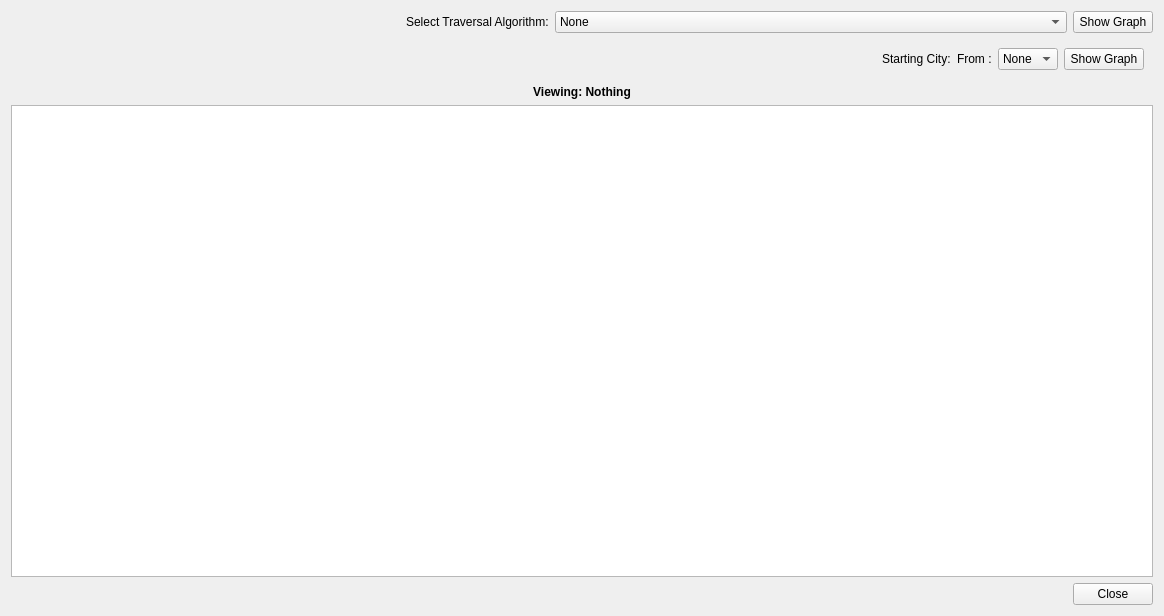
<?xml version="1.0" encoding="UTF-8"?>
<ui version="4.0">
 <class>GraphAlgorithmViewWidget</class>
 <widget class="QWidget" name="GraphAlgorithmViewWidget">
  <property name="geometry">
   <rect>
    <x>0</x>
    <y>0</y>
    <width>1164</width>
    <height>616</height>
   </rect>
  </property>
  <property name="windowTitle">
   <string>Graph Utility</string>
  </property>
  <property name="windowIcon">
   <iconset resource="Resources.qrc">
    <normaloff>:/window_icons/windowicons/graph_icon.png</normaloff>:/window_icons/windowicons/graph_icon.png</iconset>
  </property>
  <layout class="QVBoxLayout" name="verticalLayout">
   <item>
    <layout class="QHBoxLayout" name="horizontalLayout">
     <item>
      <spacer name="horizontalSpacer_3">
       <property name="orientation">
        <enum>Qt::Horizontal</enum>
       </property>
       <property name="sizeHint" stdset="0">
        <size>
         <width>40</width>
         <height>20</height>
        </size>
       </property>
      </spacer>
     </item>
     <item>
      <widget class="QLabel" name="label_2">
       <property name="text">
        <string>Select Traversal Algorithm:</string>
       </property>
      </widget>
     </item>
     <item>
      <widget class="QComboBox" name="algo_comboBox">
       <property name="minimumSize">
        <size>
         <width>512</width>
         <height>0</height>
        </size>
       </property>
       <property name="maximumSize">
        <size>
         <width>512</width>
         <height>16777215</height>
        </size>
       </property>
       <item>
        <property name="text">
         <string>None</string>
        </property>
       </item>
       <item>
        <property name="text">
         <string>Depth-First Traversal (DFS)</string>
        </property>
       </item>
       <item>
        <property name="text">
         <string>Breadth-First Traversal (BFS)</string>
        </property>
       </item>
       <item>
        <property name="text">
         <string>Minimum Spanning Tree (MST)</string>
        </property>
       </item>
       <item>
        <property name="text">
         <string>Dijkstra's Algorithm (Shortest Path)</string>
        </property>
       </item>
      </widget>
     </item>
     <item>
      <widget class="QPushButton" name="showGraph_pushButton">
       <property name="sizePolicy">
        <sizepolicy hsizetype="Fixed" vsizetype="Fixed">
         <horstretch>0</horstretch>
         <verstretch>0</verstretch>
        </sizepolicy>
       </property>
       <property name="text">
        <string>Show Graph</string>
       </property>
      </widget>
     </item>
    </layout>
   </item>
   <item>
    <widget class="QFrame" name="select_city">
     <property name="frameShape">
      <enum>QFrame::NoFrame</enum>
     </property>
     <property name="frameShadow">
      <enum>QFrame::Plain</enum>
     </property>
     <layout class="QHBoxLayout" name="horizontalLayout_3">
      <item>
       <spacer name="horizontalSpacer_2">
        <property name="orientation">
         <enum>Qt::Horizontal</enum>
        </property>
        <property name="sizeHint" stdset="0">
         <size>
          <width>40</width>
          <height>20</height>
         </size>
        </property>
       </spacer>
      </item>
      <item>
       <widget class="QLabel" name="starting_Label">
        <property name="text">
         <string>Starting City:</string>
        </property>
       </widget>
      </item>
      <item>
       <widget class="QLabel" name="from_Label">
        <property name="text">
         <string>From :</string>
        </property>
       </widget>
      </item>
      <item>
       <widget class="QComboBox" name="city1_comboBox">
        <item>
         <property name="text">
          <string>None</string>
         </property>
        </item>
       </widget>
      </item>
      <item>
       <widget class="QPushButton" name="showGraph2_pushButton">
        <property name="text">
         <string>Show Graph</string>
        </property>
       </widget>
      </item>
     </layout>
    </widget>
   </item>
   <item>
    <widget class="QLabel" name="label">
     <property name="font">
      <font>
       <weight>75</weight>
       <bold>true</bold>
      </font>
     </property>
     <property name="text">
      <string>Viewing: Nothing</string>
     </property>
     <property name="alignment">
      <set>Qt::AlignCenter</set>
     </property>
    </widget>
   </item>
   <item>
    <widget class="QPlainTextEdit" name="output_plainTextEdit">
     <property name="textInteractionFlags">
      <set>Qt::TextSelectableByKeyboard|Qt::TextSelectableByMouse</set>
     </property>
    </widget>
   </item>
   <item>
    <layout class="QHBoxLayout" name="horizontalLayout_2">
     <item>
      <spacer name="horizontalSpacer">
       <property name="orientation">
        <enum>Qt::Horizontal</enum>
       </property>
       <property name="sizeHint" stdset="0">
        <size>
         <width>40</width>
         <height>20</height>
        </size>
       </property>
      </spacer>
     </item>
     <item>
      <widget class="QPushButton" name="closeWindow_pushButton">
       <property name="text">
        <string>Close</string>
       </property>
      </widget>
     </item>
    </layout>
   </item>
  </layout>
 </widget>
 <resources>
  <include location="Resources.qrc"/>
 </resources>
 <connections/>
</ui>
